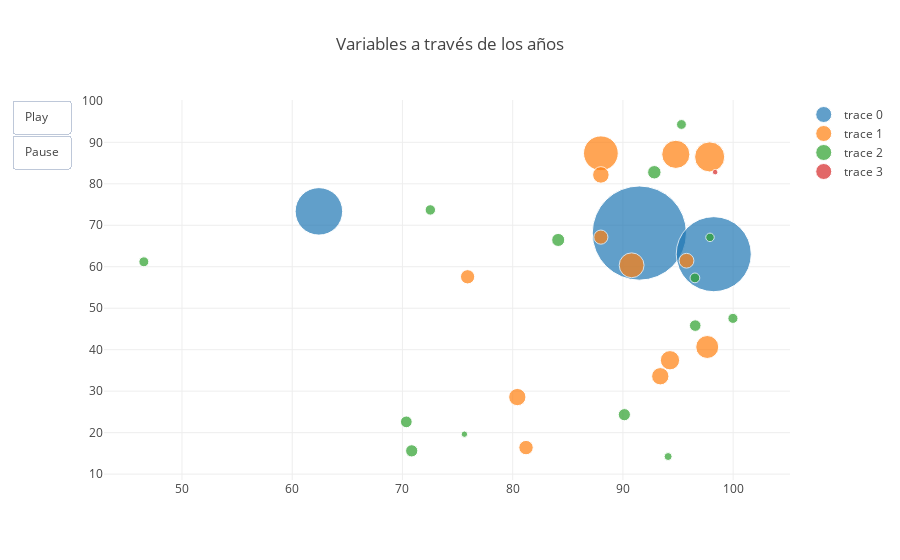

Notebook code for this chart:
### Markdown cell above
Now we can plot our animated plot using 'iplot' offline! Success! Now we can tinker with styling all we want.

### Code cell
iplot(figure)

### Figure 1 — Plotly figure (JSON) as saved in the notebook; plotly's stock layout.template omitted (floating-point values rounded to 4 significant figures)
{"data": [{"marker": {"size": [2217437, 1408130, 563622], "sizemode": "area", "sizeref": 500}, "mode": "markers", "type": "scatter", "uid": "ead00b90-b513-11e8-8d81-f0761c9f65e1", "x": [91.49, 98.24, 62.42], "y": [68.12, 63.03, 73.35]}, {"marker": {"size": [198560, 50816, 51820, 74736, 154416, 74830, 195178, 226690, 131908, 93089, 301592, 101427, 50043, 68141, 55193, 54611, 99228, 269191], "sizemode": "area", "sizeref": 500}, "mode": "markers", "type": "scatter", "uid": "ead00b91-b513-11e8-8e75-f0761c9f65e1", "x": [94.8, 75.91, 81.21, 80.42, 90.79, 93.39, 81.98, 97.87, 97.65, 94.27, 88, null, 88, 88, 76.46, 95.77, 90.82, 93.42], "y": [87.1, 57.58, 16.4, 28.58, 60.35, 33.6, null, 86.48, 40.65, 37.46, 87.36, 39.1, 67.14, 82.14, null, 61.45, null, null]}, {"marker": {"size": [29672, 12635, 12829, 15481, 34400, 43445, 15995, 37289, 23880, 10215, 27190, 24800, 25447, 14265, 20720, 18128, 20710, 37114, 42556, 24677, 24065, 45048, 10472, 15950, 23292, 14157, 33446], "sizemode": "area", "sizeref": 500}, "mode": "markers", "type": "scatter", "uid": "ead00b92-b513-11e8-a175-f0761c9f65e1", "x": [91.8, null, 67.58, 90.92, 70.35, 82.91, null, 70.84, 96.53, 75.62, 72.53, null, 99.98, null, 87.23, 97.9, 96.93, 90.13, 84.13, 46.54, 95.31, 92.85, null, 94.1, null, null, 96.56], "y": [null, null, null, null, 22.6, null, null, 15.61, 57.31, 19.63, 73.7, null, 47.55, null, null, 67.08, null, 24.33, 66.46, 61.19, 94.3, 82.78, null, 14.24, null, null, 45.81]}, {"marker": {"size": [9230, 8949, 7611, 6686, 6825, 7554, 10000], "sizemode": "area", "sizeref": 500}, "mode": "markers", "type": "scatter", "uid": "ead00b93-b513-11e8-8c7f-f0761c9f65e1", "x": [null, 92.05, null, null, null, 98.37, null], "y": [null, null, null, null, null, 82.81, null]}], "layout": {"sliders": [{"active": 0, "currentvalue": {"font": {"size": 20}, "prefix": "text-before", "visible": true, "xanchor": "right"}, "pad": {"b": 10, "t": 50}, "steps": [{"args": [{"frame": {"duration": 300, "redraw": false}, "mode": "immediate"}], "label": "some-label", "method": "animate", "value": "2014"}], "transition": {"duration": 300, "easing": "cubic-in-out"}, "visible": true, "xanchor": "left", "yanchor": "top"}], "title": "Variables a través de los años", "updatemenus": [{"buttons": [{"args": [null], "label": "Play", "method": "animate"}, {"args": [null], "label": "Pause", "method": "animate"}], "showactive": false, "type": "buttons"}]}}
